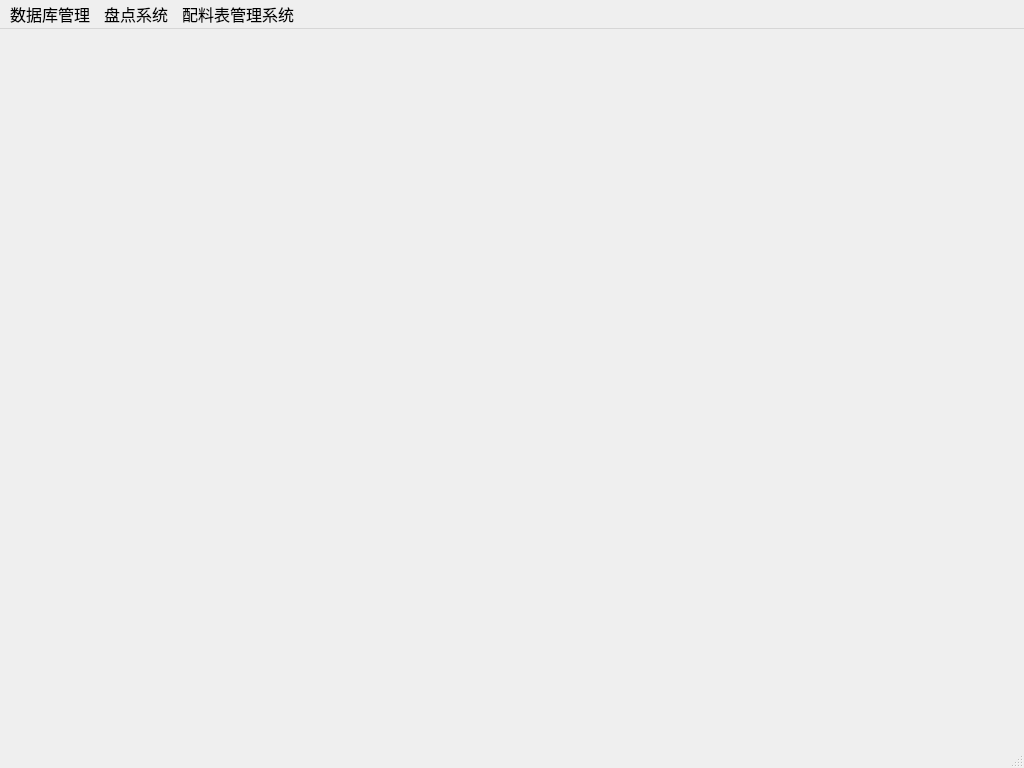
<?xml version="1.0" encoding="UTF-8"?>
<ui version="4.0">
 <class>MainWindow</class>
 <widget class="QMainWindow" name="MainWindow">
  <property name="geometry">
   <rect>
    <x>0</x>
    <y>0</y>
    <width>1024</width>
    <height>768</height>
   </rect>
  </property>
  <property name="windowTitle">
   <string>EK烘焙集成管理平台</string>
  </property>
  <property name="windowIcon">
   <iconset>
    <normaloff>../img/LOGOdangao.png</normaloff>../img/LOGOdangao.png</iconset>
  </property>
  <property name="autoFillBackground">
   <bool>false</bool>
  </property>
  <widget class="QWidget" name="centralwidget"/>
  <widget class="QMenuBar" name="menubar">
   <property name="geometry">
    <rect>
     <x>0</x>
     <y>0</y>
     <width>1024</width>
     <height>22</height>
    </rect>
   </property>
   <property name="font">
    <font>
     <family>宋体</family>
     <pointsize>12</pointsize>
    </font>
   </property>
   <widget class="QMenu" name="menu">
    <property name="font">
     <font>
      <family>宋体</family>
      <pointsize>12</pointsize>
     </font>
    </property>
    <property name="title">
     <string>数据库管理</string>
    </property>
    <widget class="QMenu" name="menu_2">
     <property name="font">
      <font>
       <family>宋体</family>
       <pointsize>12</pointsize>
      </font>
     </property>
     <property name="title">
      <string>产品类别管理</string>
     </property>
     <addaction name="action_3"/>
     <addaction name="action_4"/>
    </widget>
    <widget class="QMenu" name="menu_3">
     <property name="font">
      <font>
       <family>宋体</family>
       <pointsize>12</pointsize>
      </font>
     </property>
     <property name="title">
      <string>产品管理</string>
     </property>
     <addaction name="separator"/>
     <addaction name="action_6"/>
     <addaction name="action_7"/>
    </widget>
    <addaction name="menu_2"/>
    <addaction name="menu_3"/>
   </widget>
   <widget class="QMenu" name="menu_4">
    <property name="title">
     <string>盘点系统</string>
    </property>
   </widget>
   <widget class="QMenu" name="menu_5">
    <property name="title">
     <string>配料表管理系统</string>
    </property>
   </widget>
   <addaction name="menu"/>
   <addaction name="menu_4"/>
   <addaction name="menu_5"/>
  </widget>
  <widget class="QStatusBar" name="statusBar"/>
  <action name="action_3">
   <property name="icon">
    <iconset>
     <normaloff>../img/新增.png</normaloff>../img/新增.png</iconset>
   </property>
   <property name="text">
    <string>添加产品类别</string>
   </property>
  </action>
  <action name="action_4">
   <property name="icon">
    <iconset>
     <normaloff>../img/整改通知.png</normaloff>../img/整改通知.png</iconset>
   </property>
   <property name="text">
    <string>产品类别信息维护</string>
   </property>
  </action>
  <action name="action_6">
   <property name="icon">
    <iconset>
     <normaloff>../img/新增.png</normaloff>../img/新增.png</iconset>
   </property>
   <property name="text">
    <string>添加产品</string>
   </property>
  </action>
  <action name="action_7">
   <property name="icon">
    <iconset>
     <normaloff>../img/整改通知.png</normaloff>../img/整改通知.png</iconset>
   </property>
   <property name="text">
    <string>产品类别信息维护</string>
   </property>
  </action>
 </widget>
 <resources/>
 <connections/>
</ui>
